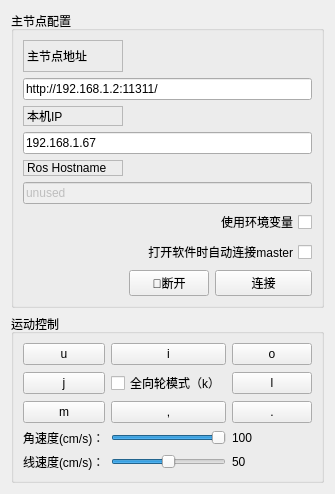
          <widget class="QWidget" name="tab">
           <attribute name="title">
            <string>基本控制</string>
           </attribute>
           <layout class="QVBoxLayout" name="verticalLayout_9">
            <item>
             <layout class="QVBoxLayout" name="verticalLayout_2">
              <item>
               <widget class="QGroupBox" name="groupBox">
                <property name="title">
                 <string>主节点配置</string>
                </property>
                <layout class="QGridLayout" name="gridLayout">
                 <item row="2" column="0">
                  <widget class="QLabel" name="label_2">
                   <property name="maximumSize">
                    <size>
                     <width>100</width>
                     <height>32</height>
                    </size>
                   </property>
                   <property name="frameShape">
                    <enum>QFrame::StyledPanel</enum>
                   </property>
                   <property name="frameShadow">
                    <enum>QFrame::Raised</enum>
                   </property>
                   <property name="text">
                    <string>本机IP</string>
                   </property>
                  </widget>
                 </item>
                 <item row="4" column="0">
                  <widget class="QLabel" name="label_3">
                   <property name="maximumSize">
                    <size>
                     <width>100</width>
                     <height>32</height>
                    </size>
                   </property>
                   <property name="frameShape">
                    <enum>QFrame::StyledPanel</enum>
                   </property>
                   <property name="frameShadow">
                    <enum>QFrame::Raised</enum>
                   </property>
                   <property name="text">
                    <string>Ros Hostname</string>
                   </property>
                  </widget>
                 </item>
                 <item row="5" column="0" colspan="3">
                  <widget class="QLineEdit" name="line_edit_topic">
                   <property name="enabled">
                    <bool>false</bool>
                   </property>
                   <property name="text">
                    <string>unused</string>
                   </property>
                  </widget>
                 </item>
                 <item row="6" column="0" colspan="3">
                  <widget class="QCheckBox" name="checkbox_use_environment">
                   <property name="layoutDirection">
                    <enum>Qt::RightToLeft</enum>
                   </property>
                   <property name="text">
                    <string>使用环境变量</string>
                   </property>
                  </widget>
                 </item>
                 <item row="3" column="0" colspan="3">
                  <widget class="QLineEdit" name="line_edit_host">
                   <property name="text">
                    <string>192.168.1.67</string>
                   </property>
                  </widget>
                 </item>
                 <item row="7" column="0" colspan="3">
                  <widget class="QCheckBox" name="checkbox_remember_settings">
                   <property name="layoutDirection">
                    <enum>Qt::RightToLeft</enum>
                   </property>
                   <property name="text">
                    <string>打开软件时自动连接master</string>
                   </property>
                  </widget>
                 </item>
                 <item row="0" column="0">
                  <widget class="QLabel" name="label">
                   <property name="minimumSize">
                    <size>
                     <width>100</width>
                     <height>32</height>
                    </size>
                   </property>
                   <property name="maximumSize">
                    <size>
                     <width>100</width>
                     <height>32</height>
                    </size>
                   </property>
                   <property name="frameShape">
                    <enum>QFrame::StyledPanel</enum>
                   </property>
                   <property name="frameShadow">
                    <enum>QFrame::Raised</enum>
                   </property>
                   <property name="text">
                    <string>主节点地址</string>
                   </property>
                  </widget>
                 </item>
                 <item row="9" column="2">
                  <widget class="QPushButton" name="button_connect">
                   <property name="enabled">
                    <bool>true</bool>
                   </property>
                   <property name="sizePolicy">
                    <sizepolicy hsizetype="MinimumExpanding" vsizetype="Fixed">
                     <horstretch>0</horstretch>
                     <verstretch>0</verstretch>
                    </sizepolicy>
                   </property>
                   <property name="toolTip">
                    <string>Set the target to the current joint trajectory state.</string>
                   </property>
                   <property name="statusTip">
                    <string>Clear all waypoints and set the target to the current joint trajectory state.</string>
                   </property>
                   <property name="text">
                    <string>连接</string>
                   </property>
                   <property name="icon">
                    <iconset>
                     <normaloff>:/images/line.png</normaloff>:/images/line.png</iconset>
                   </property>
                  </widget>
                 </item>
                 <item row="9" column="1">
                  <widget class="QPushButton" name="pushButton">
                   <property name="text">
                    <string>🔗断开</string>
                   </property>
                  </widget>
                 </item>
                 <item row="1" column="0" colspan="3">
                  <widget class="QLineEdit" name="line_edit_master">
                   <property name="text">
                    <string>http://192.168.1.2:11311/</string>
                   </property>
                  </widget>
                 </item>
                </layout>
               </widget>
              </item>
              <item>
               <widget class="QGroupBox" name="groupBox_3">
                <property name="title">
                 <string>运动控制</string>
                </property>
                <layout class="QVBoxLayout" name="verticalLayout_10">
                 <item>
                  <layout class="QGridLayout" name="gridLayout_6">
                   <item row="3" column="2">
                    <widget class="QLabel" name="label_raw">
                     <property name="text">
                      <string>100</string>
                     </property>
                    </widget>
                   </item>
                   <item row="0" column="2">
                    <widget class="QPushButton" name="pushButton_o">
                     <property name="styleSheet">
                      <string notr="true">QPushButton#pushButton_o:pressed{background-color:rgb(239, 41, 41)}</string>
                     </property>
                     <property name="text">
                      <string>o</string>
                     </property>
                     <property name="shortcut">
                      <string>O</string>
                     </property>
                    </widget>
                   </item>
                   <item row="1" column="1">
                    <widget class="QCheckBox" name="checkBox_use_all">
                     <property name="text">
                      <string>全向轮模式（k）</string>
                     </property>
                     <property name="shortcut">
                      <string>K</string>
                     </property>
                    </widget>
                   </item>
                   <item row="2" column="1">
                    <widget class="QPushButton" name="pushButton_back">
                     <property name="styleSheet">
                      <string notr="true">QPushButton#pushButton_back:pressed{background-color:rgb(239, 41, 41)}</string>
                     </property>
                     <property name="text">
                      <string>,</string>
                     </property>
                     <property name="shortcut">
                      <string>,</string>
                     </property>
                    </widget>
                   </item>
                   <item row="3" column="1">
                    <widget class="QSlider" name="horizontalSlider_raw">
                     <property name="maximum">
                      <number>100</number>
                     </property>
                     <property name="value">
                      <number>100</number>
                     </property>
                     <property name="orientation">
                      <enum>Qt::Horizontal</enum>
                     </property>
                    </widget>
                   </item>
                   <item row="3" column="0">
                    <widget class="QLabel" name="label_14">
                     <property name="text">
                      <string>角速度(cm/s)：</string>
                     </property>
                    </widget>
                   </item>
                   <item row="1" column="2">
                    <widget class="QPushButton" name="pushButton_l">
                     <property name="styleSheet">
                      <string notr="true">QPushButton#pushButton_l:pressed{background-color:rgb(239, 41, 41)}</string>
                     </property>
                     <property name="text">
                      <string>l</string>
                     </property>
                     <property name="shortcut">
                      <string>L</string>
                     </property>
                    </widget>
                   </item>
                   <item row="1" column="0">
                    <widget class="QPushButton" name="pushButton_j">
                     <property name="styleSheet">
                      <string notr="true">QPushButton#pushButton_j:pressed{background-color:rgb(239, 41, 41)}</string>
                     </property>
                     <property name="text">
                      <string>j</string>
                     </property>
                     <property name="shortcut">
                      <string>J</string>
                     </property>
                    </widget>
                   </item>
                   <item row="0" column="0">
                    <widget class="QPushButton" name="pushButton_u">
                     <property name="styleSheet">
                      <string notr="true">QPushButton#pushButton_u:pressed{background-color:rgb(239, 41, 41)}</string>
                     </property>
                     <property name="text">
                      <string>u</string>
                     </property>
                     <property name="shortcut">
                      <string>U</string>
                     </property>
                    </widget>
                   </item>
                   <item row="2" column="0">
                    <widget class="QPushButton" name="pushButton_m">
                     <property name="styleSheet">
                      <string notr="true">QPushButton#pushButton_m:pressed{background-color:rgb(239, 41, 41)}</string>
                     </property>
                     <property name="text">
                      <string>m</string>
                     </property>
                     <property name="shortcut">
                      <string>M</string>
                     </property>
                    </widget>
                   </item>
                   <item row="2" column="2">
                    <widget class="QPushButton" name="pushButton_backr">
                     <property name="styleSheet">
                      <string notr="true">QPushButton#pushButton_backr:pressed{background-color:rgb(239, 41, 41)}</string>
                     </property>
                     <property name="text">
                      <string>.</string>
                     </property>
                     <property name="shortcut">
                      <string>.</string>
                     </property>
                    </widget>
                   </item>
                   <item row="4" column="0">
                    <widget class="QLabel" name="label_9">
                     <property name="text">
                      <string>线速度(cm/s)：</string>
                     </property>
                    </widget>
                   </item>
                   <item row="4" column="1">
                    <widget class="QSlider" name="horizontalSlider_linear">
                     <property name="maximum">
                      <number>100</number>
                     </property>
                     <property name="singleStep">
                      <number>1</number>
                     </property>
                     <property name="value">
                      <number>50</number>
                     </property>
                     <property name="orientation">
                      <enum>Qt::Horizontal</enum>
                     </property>
                    </widget>
                   </item>
                   <item row="4" column="2">
                    <widget class="QLabel" name="label_linear">
                     <property name="text">
                      <string>50</string>
                     </property>
                    </widget>
                   </item>
                   <item row="0" column="1">
                    <widget class="QPushButton" name="pushButton_i">
                     <property name="styleSheet">
                      <string notr="true">QPushButton#pushButton_u:pressed{background-color:rgb(239, 41, 41)}</string>
                     </property>
                     <property name="text">
                      <string>i</string>
                     </property>
                     <property name="shortcut">
                      <string>I</string>
                     </property>
                    </widget>
                   </item>
                  </layout>
                 </item>
                </layout>
               </widget>
              </item>
             </layout>
            </item>
           </layout>
          </widget>
